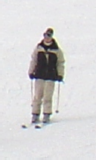
#> input picture data/Training images (Pos)/crop001008b.bmp, 96 x 160 px, given as the content of the folder data/Test images (Pos), which was not available
$ python output.py
#> lines starting #> are read from the running program, lines starting #| are printed output that depends on the picture; pictures that were not available may be replaced by others from this repository, and a replacement may not be noted
### grayscale.py
'''
Computer Vision Final Project
Project group members:
    1. Aniket Bote (N12824308)
    2. Sindhu Harish (N19806874)
'''

import numpy as np

def convert_to_grayscale(image):
    '''
        Converts colored image to grayscale
        Args:
            image: input is color image
        Return:
            image: grayscale converted image
    '''
    # Segregate R,G,B channels
    R, G, B = image[:,:,0], image[:,:,1], image[:,:,2]
    # Apply grayscale conversion to R, G, B channel
    imgGray = np.round(0.299 * R + 0.587 * G + 0.114 * B)
    return  imgGray

# [4 lines that do not run on import are left out]

### utils.py
'''
Computer Vision Final Project
Project group members:
    1. Aniket Bote (N12824308)
    2. Sindhu Harish (N19806874)
'''

import numpy as np

# A class to store all operators
class Operator:
    # Prewitt operator for Gx
    gx = np.array([
        [-1,0,1],
        [-1,0,1],
        [-1,0,1]])

    # Prewitt operator for Gy
    gy = np.array([
        [1,1,1],
        [0,0,0],
        [-1,-1,-1]])

# A function to apply dicreet convolutions
def apply_discrete_convolution(image, mask):
    '''
    Args:
        image : An image to use for convolution
        mask  : An mask to use for convolution
    Returns:
        convolved image: An image after convolution
    '''
    # Get the shape of image and mask
    (m_image, n_image), (m_mask, n_mask) = image.shape, mask.shape

    # Compute the reference pixel index from where output array will start populating
    rpi_m, rpi_n = int(np.floor(m_mask/2)), int(np.floor(n_mask/2))

    # Initialize an output array with nan values
    output_arr = np.ones((m_image, n_image)) * np.nan

    # Iterate through the image
    for i in range(m_image - m_mask + 1):
        for j in range(n_image - n_mask + 1):
            # Isolate the image slice to apply convolution
            img_slice = image[i:i+m_mask, j:j+n_mask]
            # Apply convolution and store the result in output array in approriate location
            output_arr[i+rpi_m][j+rpi_n] = np.sum(img_slice * mask)

    return output_arr

### gradient_operation.py
'''
Computer Vision Final Project
Project group members:
    1. Aniket Bote (N12824308)
    2. Sindhu Harish (N19806874)
'''
# Import the required libraries
import numpy as np
from utils import Operator, apply_discrete_convolution

def perform_gradient_operation(image):
    '''
    Args:
        image : An image on which gradient operation will happen
    Returns:
        Magnitude : Magnitude of the gradient
        Theta     : Gradient Angle
    '''
    # Compute horizontal gradients
    dfdx = apply_discrete_convolution(image, Operator.gx)

    # Compute vertical gradients
    dfdy = apply_discrete_convolution(image, Operator.gy)

    # Compute magnitude of the gradient
    m = np.sqrt(np.square(dfdx) + np.square(dfdy))

    # Normalize gradient magnitude and set zero where the operator goes beyond the border
    maximum_gradient_magnitude = np.sqrt((3 * 255.0)**2 + (3 * 255.0)**2)
    m = np.nan_to_num((np.absolute(m) / maximum_gradient_magnitude) * 255.0)

    # Compute gradient angle, convert the range from [-180, 180] --> [0, 360] --> [0,180]
    theta = ((np.nan_to_num(np.degrees(np.arctan2(dfdy, dfdx))) + 360) % 360) % 180

    return np.round(m), theta

# [12 lines that do not run on import are left out]

### output.py
'''
Computer Vision Final Project
Project group members:
    1. Aniket Bote (N12824308)
    2. Sindhu Harish (N19806874)
'''
import os
from numpy import uint8
import pandas as pd
from skimage.io import imread, imsave

from grayscale import convert_to_grayscale
from gradient_operation import perform_gradient_operation

def generate_table(y_true, y_pred, topk, train_image_list, test_image_list):
    '''
    Generate classification report
    Args:
        y_true: True labels
        y_pred: Predicted labels
        topk: Top k neighbours
        train_image_list: Names of images in training set
        test_image_list: Names of images in testing set
    Returns:
        df: The dataframe containing classification report
    '''
    # Labelmap to map integer values to string labels
    label_map = {0:"No-human", 1:"Human"}

    # Store the number of neighbours
    k = len(topk[0])

    # Initialize the dataframe
    df = pd.DataFrame()

    # Add names of test images in dataframe
    df['Test image'] = test_image_list

    # Add labels of test images in dataframe
    df['Correct Classification'] = list(map(lambda x: label_map[x], y_true))

    # Iterate over lenght of k
    for i in range(k):
        # Initialize empty column
        col = []
        # Iterate over all rows in topk
        for row in topk:
            # For each row in topk list add the ith neighbours's name, overlap value & label to column
            col.append(f"{train_image_list[row[i][2]]}, {row[i][1]}, {label_map[row[i][0]]}")
        # Add the column in datatframe
        df[f'File name of {i+1} NN, distance & classification'] = col

    # Add the predicted labels in dataframe
    df[f'Classification from {k}-NN'] = list(map(lambda x: label_map[x], y_pred))

    # Return the dataframe
    return df

def save_normalized_images(pos_dir, neg_dir, save_dir):
    '''
    Function to save the normalized images
    Args:
        pos_dir: Path of positive directory
        neg_dir: Path of negative directory
        save_dir: Path to save the normalized images
    '''
#> called with pos_dir = 'data/Test images (Pos)', neg_dir = 'data/Test images (Neg)', save_dir = 'Output/normalized_images'
    # Iterate over all the images in pos dir
    for image in os.listdir(pos_dir):
        # Read and convert the images to grayscale
        img = convert_to_grayscale(imread(os.path.join(pos_dir,image)))
#> in convert_to_grayscale, `R, G, B = image[:,:,0], image[:,:,1], image[:,:,2]`:
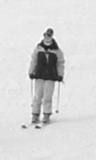
#> R: shape (160, 96); min 29, max 254, mean 212.9
#> in convert_to_grayscale, `R, G, B = image[:,:,0], image[:,:,1], image[:,:,2]`:
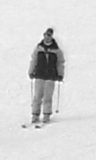
#> B: shape (160, 96); min 22, max 255, mean 212.5
        # Compute the gradient magnitude
        gradient_magnitude, gradient_angle = perform_gradient_operation(img)
#> after the loop in apply_discrete_convolution, `for i in range(m_image - m_mask + 1):`:
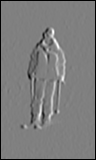
#> output_arr: shape (160, 96) float64; 3.31% of the values are NaN or infinite; the others: min -471, max 465, mean -0.0658; drawn with min black, max white, NaN and infinite black
#> after the loop in apply_discrete_convolution (call 2), `for i in range(m_image - m_mask + 1):`:
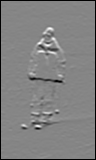
#> output_arr: shape (160, 96) float64; 3.31% of the values are NaN or infinite; the others: min -467, max 423, mean 0.221; drawn with min black, max white, NaN and infinite black
#> in perform_gradient_operation, `m = np.sqrt(np.square(dfdx) + np.square(dfdy))`:
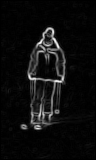
#> m: shape (160, 96) float64; 3.31% of the values are NaN or infinite; the others: min 0, max 510.7, mean 29.26; drawn with min black, max white, NaN and infinite black
#> in perform_gradient_operation, `m = np.nan_to_num((np.absolute(m) / maximum_gradient_magnitude) * 255.0)`:
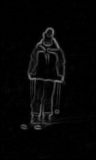
#> m: shape (160, 96) float64; min 0, max 120.4, mean 6.7
#> in perform_gradient_operation, `theta = ((np.nan_to_num(np.degrees(np.arctan2(dfdy, dfdx))) + 360) % 3..`:
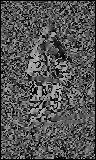
#> theta: shape (160, 96) float64; min 0, max 179.7, mean 84.5
        # Save the images
        imsave(os.path.join(save_dir,os.path.basename(image)), gradient_magnitude.astype(uint8))

    # Iterate over all the images in neg dir
    for image in os.listdir(neg_dir):
        # Read and convert the images to grayscale
        img = convert_to_grayscale(imread(os.path.join(neg_dir,image)))
        # Compute the gradient magnitude
        gradient_magnitude, gradient_angle = perform_gradient_operation(img)
        # Save the images
        imsave(os.path.join(save_dir,os.path.basename(image)), gradient_magnitude.astype(uint8))

if __name__ == "__main__":
    y_pred = [0,1]
    y_true = [0,1]
    topk = [
        [(0, 0.8064516129032258, 2), (1, 0.7741935483870968, 0), (1, 0.717948717948718, 3)],
        [(1, 0.9064516129032258, 2), (1, 0.8741935483870968, 0), (1, 0.797948717948718, 3)]
    ]
    image_list = ["image0", "image1", "image2", "image3"]
    test_image_list = ["test0", "test1"]

    out_df = generate_table(y_true, y_pred, topk, image_list, test_image_list)
    out_df.to_csv("test.csv", index=False)
    TEST_DIR_POS = "data/Test images (Pos)"
    TEST_DIR_NEG = "data/Test images (Neg)"
    IMAGE_SAVE_PATH = "Output/normalized_images"
    save_normalized_images(TEST_DIR_POS, TEST_DIR_NEG, IMAGE_SAVE_PATH)
